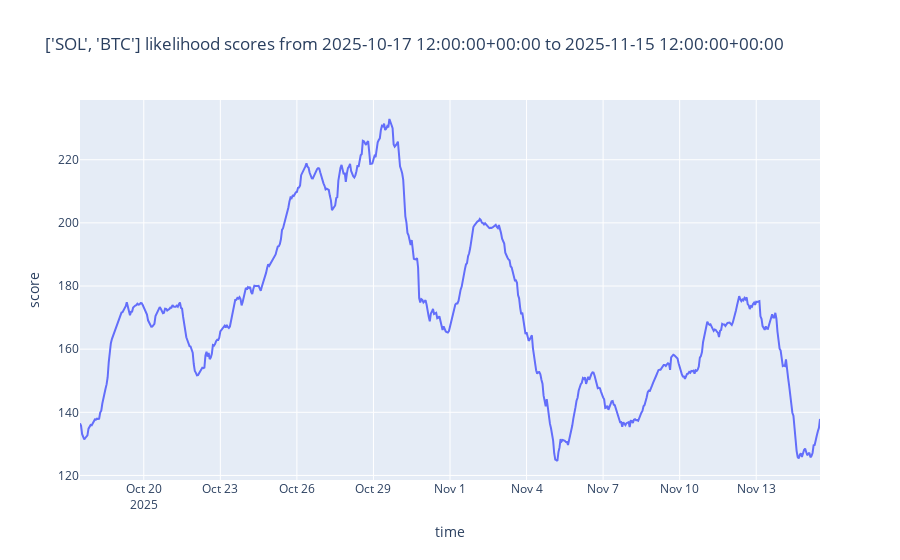

Notebook code for this chart:
### Markdown cell above
## Run live simulation on historic data

### Code cell
# Setup tracker + evaluator
tracker_evaluator = TrackerEvaluator(GaussianStepTracker())

for asset, history_price in test_asset_prices.items():

    # First tick: initialize historical data
    tracker_evaluator.tick({asset: initial_histories[asset]})

    prev_ts = 0
    predict_count = 0
    for ts, price in history_price:
        # Feed the new tick
        tracker_evaluator.tick({asset: [(ts, price)]})

        # Evaluate prediction every hour (ts is in second)
        if ts - prev_ts >= INTERVAL:
            prev_ts = ts
            predictions_evaluated = tracker_evaluator.predict(asset, HORIZON, STEP)

            # Periodically display results
            if predictions_evaluated and predict_count % 200 == 0:
                print(f"My average likelihood score {asset}: {tracker_evaluator.overall_likelihood_score_asset(asset):.4f}")
                print(f"My recent average likelihood score {asset}: {tracker_evaluator.recent_likelihood_score_asset(asset):.4f}")
            predict_count += 1

tracker_name = tracker_evaluator.tracker.__class__.__name__
print(f"\nTracker {tracker_name}:"
      f"\nFinal average likelihood score: {tracker_evaluator.overall_likelihood_score():.4f}")

current_results_dir = tracker_evaluator.to_json(horizon=HORIZON, step=STEP,
                                                interval=INTERVAL, base_dir=base_dir_results)

# Plot scoring timeline
timestamped_scores = tracker_evaluator.scores
plot_scores(timestamped_scores)

### Figure 1 — Plotly figure (JSON) as saved in the notebook; plotly's stock layout.template omitted (floating-point values rounded to 4 significant figures; data arrays with more than 128 entries replaced by an {"elided": "..."} marker saying what was removed)
{"data": [{"hovertemplate": "time=%{x}<br>score=%{y}<extra></extra>", "legendgroup": "", "line": {"color": "#636efa", "dash": "solid"}, "marker": {"symbol": "circle"}, "mode": "lines", "name": "", "orientation": "v", "showlegend": false, "type": "scatter", "x": {"elided": "697 str values"}, "xaxis": "x", "y": {"elided": "697 float values"}, "yaxis": "y"}], "layout": {"legend": {"tracegroupgap": 0}, "title": {"text": "['SOL', 'BTC'] likelihood scores from 2025-10-17 12:00:00+00:00 to 2025-11-15 12:00:00+00:00"}, "xaxis": {"anchor": "y", "domain": [0, 1], "title": {"text": "time"}}, "yaxis": {"anchor": "x", "domain": [0, 1], "title": {"text": "score"}}}}
